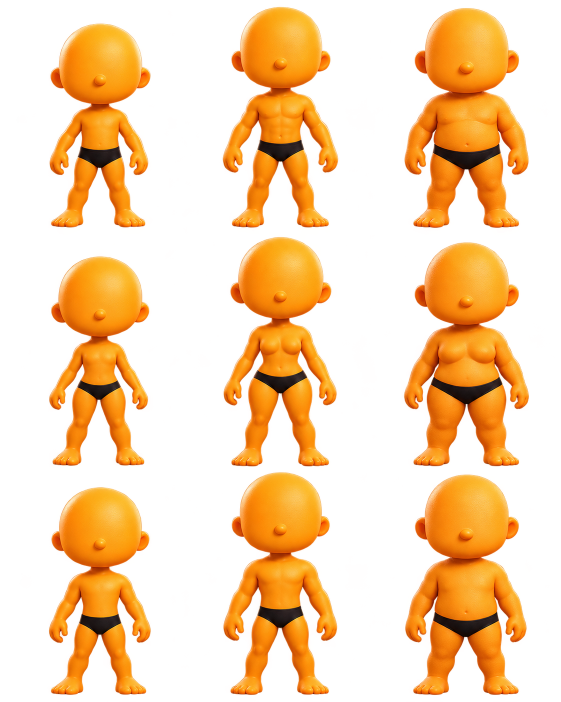
#> input picture assets/images/menti_2_2/premium/bodies.png, 1121 x 1403 px (shown at 1/2 size); its folder holds only this picture in this run
$ python index_menti_premium_atlases.py
#> lines starting #> are read from the running program, lines starting #| are printed output that depends on the picture; after the words box and inside, x2 and y2 are one past the last pixel; in counts of white or black regions, pixels touching at a corner belong together
"""Read-only atlas indexing: source PNG pixels are never changed.

Derives stable source rectangles, alpha contours for the eighteen hands, and
integrity metadata for Flutter's cached material composition. Requires Pillow.
"""
from collections import deque
from pathlib import Path
import hashlib
import json
import zlib
from PIL import Image

ROOT = Path(__file__).resolve().parents[1]
OUTFITS = ['basic', 'basic-alt', 'party', 'party-alt', 'sport', 'sport-alt',
           'business', 'business-alt', 'festival', 'festival-alt', 'legendary',
           'legendary-alt', 'street', 'street-alt', 'cozy', 'cozy-alt',
           'explorer', 'explorer-alt', 'creative', 'creative-alt']
HAIR = [f'{family}-{style}' for family in ['boy', 'girl', 'neutral']
        for style in ['crop', 'waves', 'curls', 'braid', 'bob', 'crest']]
FEATURES = [f'face:{style}' for style in ['cheerful', 'calm', 'playful',
            'confident', 'sleepy', 'determined']] + [f'eyes:{style}'
            for style in ['round', 'wide', 'relaxed', 'sharp', 'blink', 'wink']]
GROUPS = {
    'bodies': (3, 3, [f'{family}-{age}' for family in ['boy', 'girl', 'neutral']
                      for age in ['young', 'adult', 'veteran']]),
    'outfits': (5, 4, OUTFITS), 'hair': (6, 3, HAIR),
    'features': (6, 2, FEATURES),
    'headwear': (3, 3, ['crown-cap', 'sport-cap', 'beanie', 'headphones',
                       'party-crown', 'hood', 'party-hat', 'beret', 'cowboy']),
}


def hand_geometry(image, body, right):
    """Separate the outer hand component from the hip without editing the PNG.

    The wrist crosses the ROI's top edge and is covered by the sleeve at runtime.
    The full finger contour is retained; nearby leg pixels are excluded.
    """
    x, y, width, height = body
    box = (x + int(width * (.69 if right else 0)), y + int(height * .60),
           x + int(width * (1 if right else .31)), y + int(height * .84))
    alpha = image.getchannel('A').crop(box)
    pixels = alpha.load()
    remaining = {(i, j) for j in range(alpha.height) for i in range(alpha.width)
                 if pixels[i, j] > 150}
    components = []
    while remaining:
        seed = remaining.pop()
        queue, component = deque([seed]), [seed]
        while queue:
            i, j = queue.popleft()
            for neighbor in [(i-1, j), (i+1, j), (i, j-1), (i, j+1)]:
                if neighbor in remaining:
                    remaining.remove(neighbor)
                    component.append(neighbor)
                    queue.append(neighbor)
        if len(component) > 100:
            components.append(component)
    if len(components) < 2:
        raise ValueError(f'Hand and hip must be separate in ROI: {body}, {right}')
    ordered = sorted(components, key=lambda points: sum(p[0] for p in points) / len(points))
    component = ordered[-1 if right else 0]
    left, top = min(p[0] for p in component), min(p[1] for p in component)
    last_x, last_y = max(p[0] for p in component), max(p[1] for p in component)
    rect = [box[0]+left, box[1]+top, last_x-left+1, last_y-top+1]
    rows = {}
    for i, j in component:
        if j not in rows:
            rows[j] = [i, i]
        else:
            rows[j][0] = min(rows[j][0], i)
            rows[j][1] = max(rows[j][1], i)
    selected = sorted(set([top, last_y] + list(range(top, last_y+1, 2))))
    # One pixel of contour padding retains the source's soft alpha edge.
    lhs = [(max(0, rows[j][0]-left-1)/rect[2], (j-top)/rect[3]) for j in selected]
    rhs = [(min(rect[2], rows[j][1]-left+2)/rect[2], (j-top+1)/rect[3])
           for j in reversed(selected)]
    return rect, [[round(a, 6), round(b, 6)] for a, b in lhs+rhs]


manifest, rectangles, outlines = {}, {}, {}
for group, (columns, row_count, identifiers) in GROUPS.items():
    path = ROOT / f'assets/images/menti_2_2/premium/{group}.png'
    image = Image.open(path).convert('RGBA')
#> image is the input picture: PIL image 1121x1403 RGBA; mean R, G, B, A 99.6, 55.2, 9.2, 84.9
    width, height = image.size
#> width = 1121; height = 1403
    cells, hands = {}, {}
    for index, identifier in enumerate(identifiers):
        col, row = index % columns, index // columns
        cell = (round(col*width/columns), round(row*height/row_count),
                round((col+1)*width/columns), round((row+1)*height/row_count))
        if group == 'outfits':
            # The source artist's gutters are measured, not assumed to be equal.
            bounds = [(0, 312), (314, 620), (622, 927), (930, 1254)]
            cell = (cell[0], bounds[row][0], cell[2], bounds[row][1])
        alpha = image.getchannel('A').crop(cell).point(lambda v: 255 if v > 150 else 0)
        bbox = alpha.getbbox()
        if not bbox:
            raise ValueError(f'Empty sprite: {group}/{identifier}')
        rect = [cell[0]+bbox[0], cell[1]+bbox[1], bbox[2]-bbox[0], bbox[3]-bbox[1]]
        cells[identifier] = rect
        rectangles[f'{group}/{identifier}'] = rect
        if group == 'bodies':
            for right in [False, True]:
                key = f'{identifier}-{"right" if right else "left"}-hand'
                hand_rect, contour = hand_geometry(image, rect, right)
                hands[key] = {'rect': hand_rect, 'contour': contour}
                rectangles[f'bodies/{key}'] = hand_rect
                outlines[f'bodies/{key}'] = contour
#> this loop made 9 passes
#> (col, row, cell, bbox) on passes 2 to 9: (1, 0, (374, 0, 747, 468), (72, 14, 302, 455)), (2, 0, (747, 0, 1121, 468), (62, 16, 310, 455)), (0, 1, (0, 468, 374, 935), (99, 45, 298, 463)), (1, 1, (374, 468, 747, 935), (74, 7, 299, 464)), (2, 1, (747, 468, 1121, 935), (62, 17, 311, 464)), (0, 2, (0, 935, 374, 1403), (98, 40, 301, 454)), (1, 2, (374, 935, 747, 1403), (73, 10, 300, 455)), (2, 2, (747, 935, 1121, 1403), (64, 15, 306, 455))
#> bbox on pass 1: (100, 48, 301, 455)
#> pass 1, `alpha = image.getchannel('A').crop(cell).point(lambda v: 255 if v > 15..`:
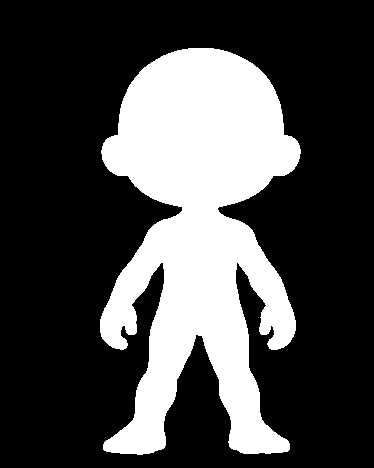
#> alpha: PIL image 374x468 L; 28.3% white; 1 white region, box (x1, y1, x2, y2) and area: (100, 48, 301, 455) 49542
#> pass 1, in hand_geometry, `alpha = image.getchannel('A').crop(box)`:
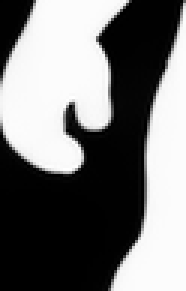
#> alpha: PIL image 62x97 L (shown 3 times larger); min 0, max 255, mean 117.6
#> pass 1, in hand_geometry (call 2), `alpha = image.getchannel('A').crop(box)`:
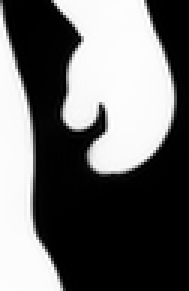
#> alpha: PIL image 63x97 L (shown 3 times larger); min 0, max 255, mean 107.2
#> pass 2, `alpha = image.getchannel('A').crop(cell).point(lambda v: 255 if v > 15..`:
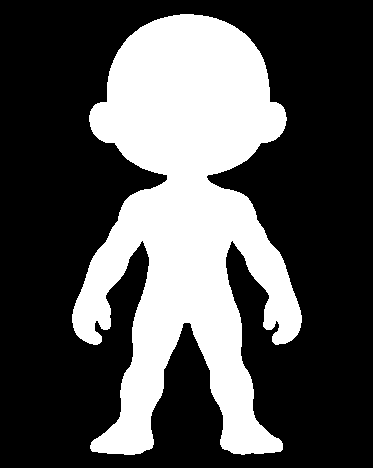
#> alpha: PIL image 373x468 L; 32.3% white; 1 white region, box (x1, y1, x2, y2) and area: (72, 14, 302, 455) 56323
#> after the loop, cells = 9 items; hands = 18 items; outlines = 18 items; rectangles = 27 items
#> (the run stopped early here; a loop or call above may not have finished)
